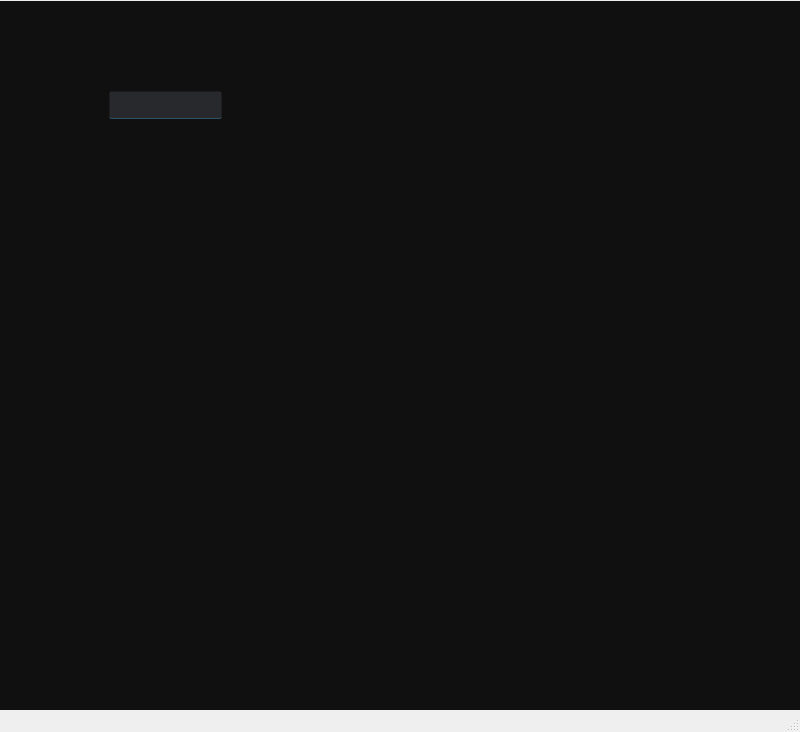
<?xml version="1.0" encoding="UTF-8"?>
<ui version="4.0">
 <class>MainWindow</class>
 <widget class="QMainWindow" name="MainWindow">
  <property name="geometry">
   <rect>
    <x>0</x>
    <y>0</y>
    <width>800</width>
    <height>732</height>
   </rect>
  </property>
  <property name="windowTitle">
   <string>MainWindow</string>
  </property>
  <widget class="QWidget" name="centralwidget">
   <widget class="QWidget" name="widget" native="true">
    <property name="geometry">
     <rect>
      <x>-1</x>
      <y>1</y>
      <width>811</width>
      <height>741</height>
     </rect>
    </property>
    <property name="styleSheet">
     <string notr="true">background-color:rgba(16,16,16,255);
borderradis:20px;</string>
    </property>
    <widget class="QLineEdit" name="lineEdit">
     <property name="geometry">
      <rect>
       <x>110</x>
       <y>90</y>
       <width>113</width>
       <height>28</height>
      </rect>
     </property>
     <property name="styleSheet">
      <string notr="true">background-color:rgba(47,49,52,200);
color:rgb(255,255,255);
border-radius:2px;
padding-left:10px;
border:1px solid rgba(0,0,0,0);
border-bottom-color:rgba(46,82,101,255);</string>
     </property>
    </widget>
   </widget>
  </widget>
  <widget class="QMenuBar" name="menubar">
   <property name="geometry">
    <rect>
     <x>0</x>
     <y>0</y>
     <width>800</width>
     <height>25</height>
    </rect>
   </property>
  </widget>
  <widget class="QStatusBar" name="statusbar"/>
 </widget>
 <resources/>
 <connections/>
</ui>
